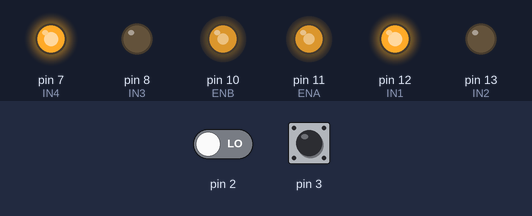
The sketch below on a simulated Arduino Uno, built with avr-gcc and run on an emulated ATmega328P. Parts: output pins drawn as LEDs (lit = HIGH). Inputs (shaded band) come from the test bench; at power-on: pin 3 LOW, pin 2 LOW.

Above: at 1.2 s.
1.3 s: pin 3 pulsed HIGH 2 times (0.12 s each, 0.3 s apart)
At 2.6 s:
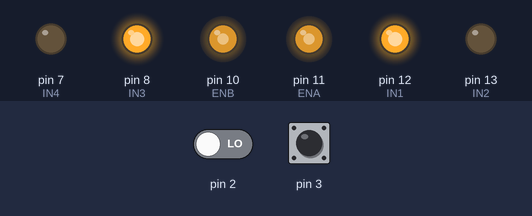
Timing chart, 0 to 4.3 s (numbered marks = the images above; inputs shaded):
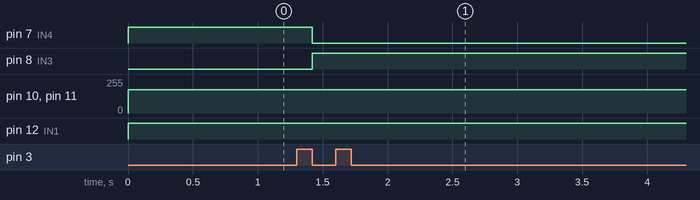

Measured:
- after the input at 1.3 s, pin 7 (IN4): HIGH → LOW after 0.12 s; pin 8 (IN3): LOW → HIGH after 0.12 s

The sketch:

remote_v1.0.ino
```cpp
int prev_t = 0;
int pwm0_t = 0;

int prev1_t = 0;//方向
int pwm1_t = 0;//方向

#define PWM_mid 1512
#define PWM_max 2012
#define PWM_min 1012

#define SPEED_max 175
#define SPEED_min 30

#define IN1 12
#define IN2 13
#define ENA 11
#define PWMA 11

#define IN3 8
#define IN4 7
#define ENB 10
#define PWMB 10

#define forward 0
#define back    1


void setup() {
  Serial.begin(9600);
  attachInterrupt(0, rising, RISING);
  attachInterrupt(1, rising1, RISING);

  pinMode(IN1, OUTPUT);
  pinMode(IN2, OUTPUT);
  pinMode(IN3, OUTPUT);
  pinMode(IN4, OUTPUT);
  pinMode(ENA, OUTPUT);
  pinMode(ENB, OUTPUT);
}

void loop() {
  static int speed_a, speed_b , speed_sum, dir;
  speed_a = 0, speed_b = 0 , speed_sum = 0, dir = 0;
  speed_sum = map(pwm0_t - PWM_mid, -511, 511, -SPEED_max, SPEED_max);
  dir = map(pwm1_t - PWM_mid, -511, 511, -100, 100);
  speed_a = limit(speed_sum + dir);
  speed_b = limit(speed_sum - dir);
  A_move(speed_a);
  B_move(speed_b);
}

int limit(int x) {
  if ( x > -SPEED_min && x < SPEED_min)
    return 0;
  if ( x >= SPEED_max)
    return SPEED_max;
  if ( x <= -SPEED_max)
    return -SPEED_max;
  return x;
}

//A out1 out2
void A_move(int speed) {
  if (speed < 0) {
    digitalWrite(IN1, 1);
    digitalWrite(IN2, 0);
  }
  else {
    digitalWrite(IN1, 0);
    digitalWrite(IN2, 1);
  }
  analogWrite(ENA, abs(speed));
}
//B out3 out4
void B_move(int speed) {
  if (speed > 0) {
    digitalWrite(IN3, 1);
    digitalWrite(IN4, 0);
  }
  else {
    digitalWrite(IN3, 0);
    digitalWrite(IN4, 1);
    speed = -speed;
  }
  analogWrite(ENB, abs(speed));
}


//read PWM signal from receiver using interrupt on pin2
void rising() {
  attachInterrupt(0, falling, FALLING);
  prev_t = micros();
}

void falling() {
  attachInterrupt(0, rising, RISING);
  pwm0_t = micros() - prev_t;
  //Serial.println(pwm0_t);
}

void rising1() {
  attachInterrupt(1, falling1, FALLING);
  prev1_t = micros();
}

void falling1() {
  attachInterrupt(1, rising1, RISING);
  pwm1_t = micros() - prev1_t;
  //Serial.println(pwm1_t);
}
```
